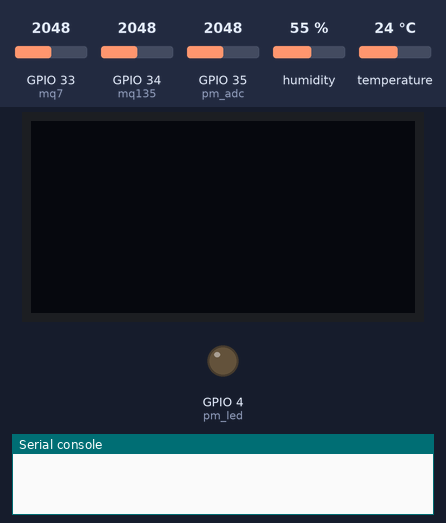
A program run on a simulated ESP32 board running MicroPython. Shown: 128×64 one-colour display, output pins drawn as LEDs (lit = HIGH), the last lines printed to the serial console. Inputs (shaded band) come from the test bench; at power-on: GPIO 33 (mq7) = 2048, GPIO 34 (mq135) = 2048, GPIO 35 (pm_adc) = 2048, humidity 55 %, temperature 24 °C (analog values on the 0–4095 scale). WiFi joins after 1.5 s; web requests get an empty 200 reply after 0.4 s.

Above: at 0.1 s.
At 7.1 s:
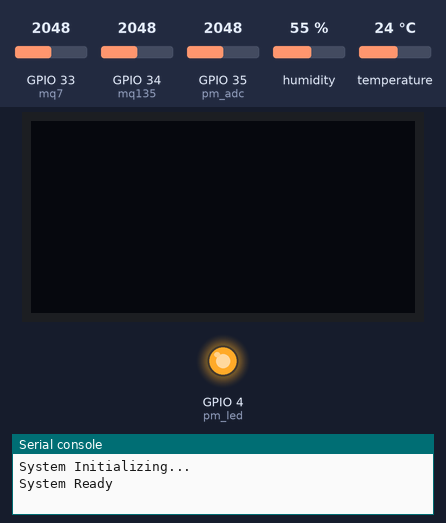
Timing chart, 0 to 8.6 s (numbered marks = the images above):
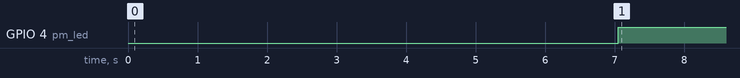

Measured:
- by itself, GPIO 4 (pm_led): LOW → HIGH at 7.1 s

The program:

main.py
```python
import network
import urequests
import time
from machine import Pin, ADC, I2C
import dht
import ssd1306

# ================= WIFI =================
SSID = "kritish"
PASSWORD = "@Kpass"
SERVER_URL = "http://ip:5000/predict"

wifi = network.WLAN(network.STA_IF)
wifi.active(True)
wifi.connect(SSID, PASSWORD)

while not wifi.isconnected():
    time.sleep(1)

print("WiFi Connected:", wifi.ifconfig())

# ================= OLED =================
i2c = I2C(0, scl=Pin(22), sda=Pin(21))
oled = ssd1306.SSD1306_I2C(128, 64, i2c)

# ================= DHT11 =================
dht_sensor = dht.DHT11(Pin(27))
last_temp = 0
last_hum = 0

# ================= SENSORS =================
mq135 = ADC(Pin(34))   # NO / NOx (estimated)
mq7   = ADC(Pin(33))   # CO
pm_adc = ADC(Pin(35))
pm_led = Pin(4, Pin.OUT)

for adc in [mq135, mq7, pm_adc]:
    adc.atten(ADC.ATTN_11DB)
    adc.width(ADC.WIDTH_12BIT)

# ================= FUNCTIONS =================
def read_avg(adc, n=10):
    return sum(adc.read() for _ in range(n)) // n

def read_pm25():
    pm_led.off()
    time.sleep_us(280)
    val = pm_adc.read()
    time.sleep_us(40)
    pm_led.on()
    time.sleep_us(9680)
    return round(val * (3.3 / 4095), 3)

# ================= MAIN LOOP =================
print("System Initializing...")
time.sleep(5)
print("System Ready")

while True:
    # ---- DHT11 (LOCAL DISPLAY ONLY) ----
    try:
        dht_sensor.measure()
        last_temp = dht_sensor.temperature()
        last_hum = dht_sensor.humidity()
    except:
        pass  # keep last valid value

    payload = {
        "no": read_avg(mq135),
        "co": read_avg(mq7),
        "nox": read_avg(mq135),
        "pm25": read_pm25()
    }

    try:
        response = urequests.post(SERVER_URL, json=payload)
        result = response.json()
        response.close()

        aqi = round(result["predicted_aqi"], 2)
        status = result["status"]

        # ---- OLED DISPLAY ----
        oled.fill(0)
        oled.text("AQI MONITOR", 0, 0)
        oled.text("AQI: {}".format(aqi), 0, 14)
        oled.text(status, 0, 26)
        oled.text("Temp: {} C".format(last_temp), 0, 42)
        oled.text("Hum : {} %".format(last_hum), 0, 54)
        oled.show()

        print("Sent:", payload)
        print("AQI:", aqi, status)

    except Exception as e:
        print("Error:", e)

    time.sleep(5)
```
